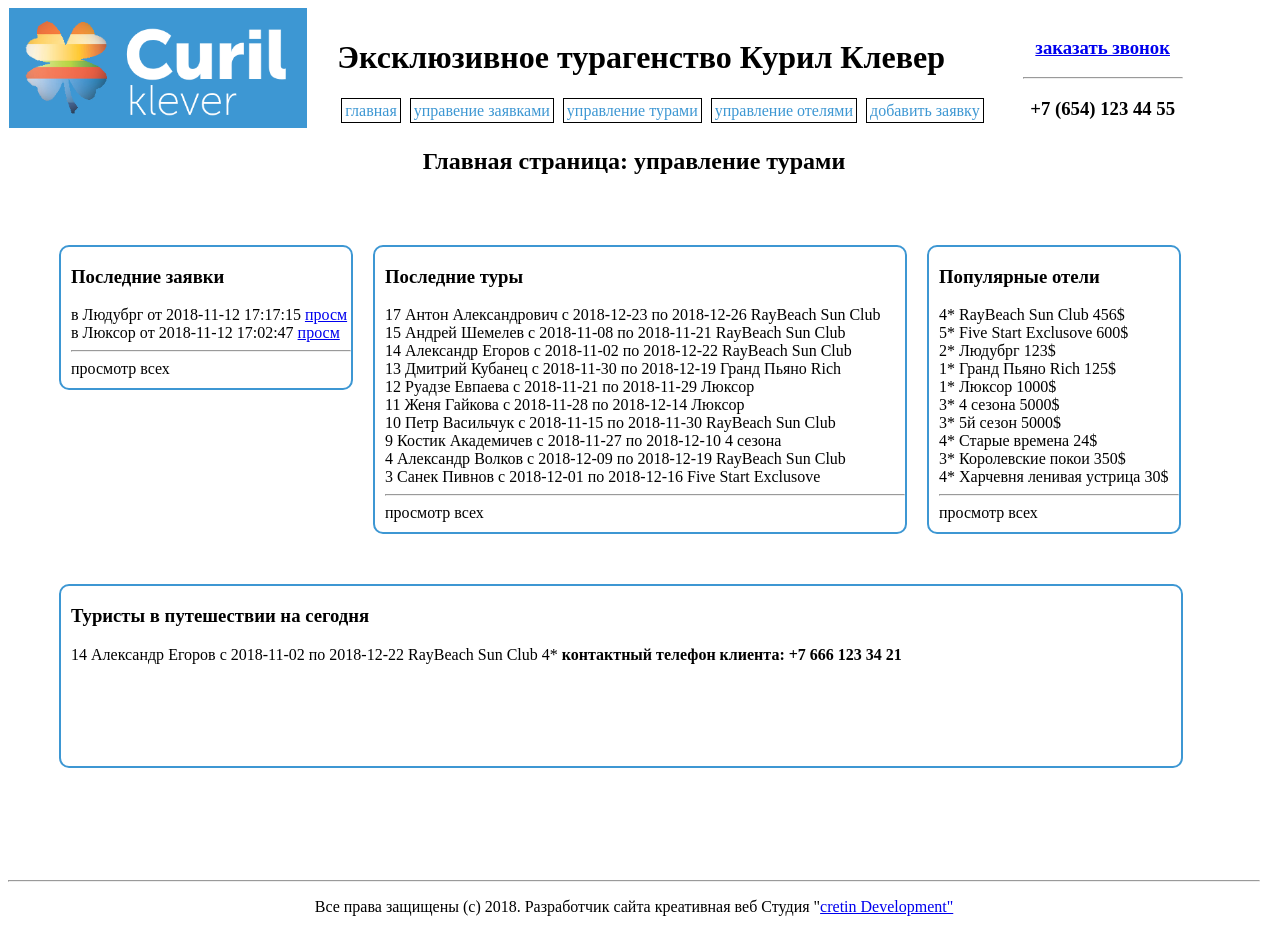
The page / on the database its author committed.
### tables this page shows
CREATE TABLE IF NOT EXISTS `orders` (
  `orderid` int(11) NOT NULL AUTO_INCREMENT,
  `OrderName` text NOT NULL,
  `order_registration_date` timestamp NOT NULL DEFAULT CURRENT_TIMESTAMP,
  `person_id` int(11) NOT NULL,
  `hotel_id` int(11) NOT NULL,
  `date_arrival` datetime NOT NULL DEFAULT '0000-00-00 00:00:00',
  `date_departure` datetime NOT NULL DEFAULT '0000-00-00 00:00:00',
  PRIMARY KEY (`orderid`),
  KEY `person_id` (`person_id`),
  KEY `hotel_id` (`hotel_id`),
  KEY `orderid` (`orderid`)
);

CREATE TABLE IF NOT EXISTS `Hotels` (
  `id` int(11) NOT NULL AUTO_INCREMENT,
  `name` varchar(60) NOT NULL,
  `addres` varchar(120) NOT NULL,
  `price` int(11) NOT NULL,
  `stars_rate` int(11) NOT NULL,
  `location` int(11) NOT NULL,
  PRIMARY KEY (`id`),
  UNIQUE KEY `id_2` (`id`),
  KEY `location` (`location`),
  KEY `id` (`id`)
);

CREATE TABLE IF NOT EXISTS `tours` (
  `id` int(11) NOT NULL AUTO_INCREMENT,
  `name` varchar(11) NOT NULL,
  `client_id` int(11) NOT NULL,
  `hotel_id` int(11) NOT NULL,
  `begin_date` datetime NOT NULL,
  `end_date` datetime NOT NULL,
  `comment` text NOT NULL,
  `price` int(11) NOT NULL,
  `pay_status` int(11) NOT NULL,
  PRIMARY KEY (`id`),
  KEY `hotel_id` (`hotel_id`),
  KEY `client_id` (`client_id`)
);

CREATE TABLE IF NOT EXISTS `clients` (
  `id` int(11) NOT NULL AUTO_INCREMENT,
  `first_name` varchar(20) NOT NULL,
  `second_name` varchar(20) NOT NULL,
  `age` int(11) NOT NULL,
  `sex` int(11) NOT NULL,
  `phone` text NOT NULL,
  `email` text NOT NULL,
  `passport_data` varchar(200) NOT NULL,
  PRIMARY KEY (`id`),
  UNIQUE KEY `id_2` (`id`),
  KEY `id` (`id`),
  KEY `id_3` (`id`)
);

### index.php (the view, shortened to what this page needs)
<html>
	<head>
		<? require "head.php"; ?>
	</head>
	<body>
		<header>
			<?php
				require "header.php";
			?>
		</header>
		<div class="page">
			<div style="text-align: center">
				<h2>Главная страница: управление турами</h2>
			</div>
			<div id="preview1stline">
				<div class="preview" id="LastOrders">
					<h3>Последние заявки</h3>
					<?
					$link = mysqli_connect($host, $user, $password, $database)
					or die("Ошибка " . mysqli_error($link));
					$query ="SELECT
						orders.orderid AS order_id,
						clients.first_name AS person_first_name,
						clients.second_name AS person_second_name,
						hotels.name AS hotel_name,
						order_registration_date as reg_date
						FROM orders
							INNER JOIN clients
								ON person_id = clients.id
							INNER JOIN hotels
								ON hotel_id = hotels.id
						ORDER BY  orders.order_registration_date DESC
						LIMIT 6";
					$result = mysqli_query($link, $query) or die("Ошибка " . mysqli_error($link));
					if($result)
					{
						while($row = mysqli_fetch_array($result))
						{
							?>
							<div > <p class="ordershortview">
							<?
								echo 'в '.$row['hotel_name'].' от '.$row['reg_date'];
							?>
							<a href="controlorder.php?id=<? echo $row['order_id'] ?>">просм</a>
							</p></div>
							<?
						}
					}
					?>
					<hr>
					<a  class="allitemslink" href="allorders.php">просмотр всех</a>
				</div>
				<div class="preview" id="LastTours">
					<h3>Последние туры</h3>
					<?
						$link = mysqli_connect($host, $user, $password, $database)
						or die("Ошибка " . mysqli_error($link));
						$query =
						"SELECT
							tours.id AS id,
							clients.first_name AS person_first_name,
							clients.second_name AS person_second_name,
							hotels.name AS hotel_name,
							tours.begin_date AS begin_date,
							tours.end_date AS end_date,
							tours.comment AS comment,
							tours.price AS price,
							tours.pay_status AS pay_status
						FROM
							tours
						INNER JOIN clients ON client_id = clients.id
						INNER JOIN hotels ON hotel_id = hotels.id
						ORDER BY tours.id DESC
						LIMIT 10";
						$result = mysqli_query($link, $query) or die("Ошибка " . mysqli_error($link));
						if($result)
						{
							while($row = mysqli_fetch_array($result))
							{
								?>
								<div>
									<a class="tour_link" href="edittour.php?tourid=<?echo $row['id'];?>">
									<p class="tourpreview">
										<? echo $row['id'].' ';
											echo $row['person_first_name'].' '.$row['person_second_name'].' с ';
											echo date('Y-m-d', strtotime($row['begin_date'])).' по ';
											echo date('Y-m-d', strtotime($row['end_date'])).' ';
											echo $row['hotel_name']; ?></p>
									</a>
								</div>
								<?
							}
						}
					?>
					<hr>
					<a href="tours.php"  class="allitemslink"> просмотр всех </a>
				</div>
				<div class="preview" id="TopHotels">
					<h3>Популярные отели</h3>
					<?
					$link = mysqli_connect($host, $user, $password, $database)
					or die("Ошибка " . mysqli_error($link));
					$query ="SELECT * FROM hotels LIMIT 10";
					$result = mysqli_query($link, $query) or die("Ошибка " . mysqli_error($link));
					if($result)
					{
						while($row = mysqli_fetch_array($result))
						{
							?>
							<div>
							<a class="tour_link" href="edithotels.php?id=<?echo $hotel['0']?>">
							<?
								echo $row['stars_rate'].'* '.$row['name'].' '.$row['price'].'$' ;
							?>
							</a>
							</div>
							<?
						}
					}
					?>
					<hr>
					<a href="hotels.php" class="allitemslink"> просмотр всех </a>
				</div>
				<div id="touristtraveltoday">
					<h3>Туристы в путешествии на сегодня</h3>
					<?
						$link = mysqli_connect($host, $user, $password, $database)
						or die("Ошибка " . mysqli_error($link));
						$query =
						"SELECT
							tours.id AS id,
							clients.first_name AS person_first_name,
							clients.second_name AS person_second_name,
							clients.phone AS phone,
							hotels.name AS hotel_name,
							hotels.stars_rate AS stars_rate,
							tours.begin_date AS begin_date,
							tours.end_date AS end_date,
							tours.comment AS comment,
							tours.price AS price,
							tours.pay_status AS pay_status
						FROM
							tours
						INNER JOIN
							clients ON client_id = clients.id
						INNER JOIN
							hotels ON hotel_id = hotels.id
						WHERE
							tours.begin_date <=  NOW()  and tours.end_date >= NOW() and tours.pay_status = 2
						ORDER BY tours.id DESC";
						$result = mysqli_query($link, $query) or die("Ошибка " . mysqli_error($link));
						if($result)
						{
							while($row = mysqli_fetch_array($result))
							{
								?>
								<div>
									<a class="tour_link" href="edittour.php?tourid=<?echo $row['id'];?>">
									<p class="tourpreview">
										<?  echo $row['id'].' ';
											echo $row['person_first_name'].' '.$row['person_second_name'].' с ';
											echo date('Y-m-d', strtotime($row['begin_date'])).' по ';
											echo date('Y-m-d', strtotime($row['end_date'])).' ';
											echo $row['hotel_name'].' ';
											echo $row['stars_rate'].'* <b>контактный телефон клиента: ';
											echo $row['phone'].'</b>';
										?></p>
									</a>
								</div>
								<?
							}
								?>
								<?
						}
					?>
				</div>
			</div>
		</div>
		<footer>
			<?php
				require "footer.php";
			?>
		</footer>
	</body>
</html>

### style.css (style rules this page uses)
.page { width:1250px; margin:0 auto; }
#preview1stline { margin: 0 auto; overflow:auto; text-align: center; }
#preview1stline:after { content: ''; display: block; clear: both; }
.preview { border-style: solid; border-width: 2px; border-radius: 10px; border-color: rgb(61, 151, 211); float: left; margin-top: 50px; margin-right: 20px; text-align: left; padding-left: 10px; padding-bottom: 10px; }
#LastOrders { width: 280px; margin-left: 50px; }
#LastTours { width: 520px; }
#TopHotels { width: 240px; }
.ordershortview { white-space: nowrap; overflow: hidden; text-overflow: ellipsis; margin: 0px; }
.tour_link { color: black; text-decoration: none; }
.allitemslink { color: black; margin-bottom: 10px; text-decoration: none; }
.tourpreview { margin: 0px; white-space: nowrap; overflow: hidden; text-overflow: ellipsis; }
#touristtraveltoday { border-style: solid; border-width: 2px; border-radius: 10px; border-color: rgb(61, 151, 211); width: 1110px; min-height: 180px; margin:50px; float:left; text-align: left; padding-left: 10px; }

### rows shown on the page
orders: hotel.name "Людубрг", order_registration_date "2018-11-12 17:17:15"
orders: hotel.name "Люксор", order_registration_date "2018-11-12 17:02:47"
tours: id "17", client.first_name "Антон", client.second_name "Александрович", begin_date "2018-12-23", end_date "2018-12-26", hotel.name "RayBeach Sun Club"
tours: id "15", client.first_name "Андрей", client.second_name "Шемелев", begin_date "2018-11-08", end_date "2018-11-21", hotel.name "RayBeach Sun Club"
tours: id "14", client.first_name "Александр", client.second_name "Егоров", begin_date "2018-11-02", end_date "2018-12-22", hotel.name "RayBeach Sun Club", hotel.stars_rate "4", client.phone "+7 666 123 34 21"
tours: id "13", client.first_name "Дмитрий", client.second_name "Кубанец", begin_date "2018-11-30", end_date "2018-12-19", hotel.name "Гранд Пьяно Rich"
tours: id "12", client.first_name "Руадзе", client.second_name "Евпаева", begin_date "2018-11-21", end_date "2018-11-29", hotel.name "Люксор"
tours: id "11", client.first_name "Женя", client.second_name "Гайкова", begin_date "2018-11-28", end_date "2018-12-14", hotel.name "Люксор"
tours: id "10", client.first_name "Петр", client.second_name "Васильчук", begin_date "2018-11-15", end_date "2018-11-30", hotel.name "RayBeach Sun Club"
tours: id "9", client.first_name "Костик", client.second_name "Академичев", begin_date "2018-11-27", end_date "2018-12-10", hotel.name "4 сезона"
tours: id "4", client.first_name "Александр", client.second_name "Волков", begin_date "2018-12-09", end_date "2018-12-19", hotel.name "RayBeach Sun Club"
tours: id "3", client.first_name "Санек", client.second_name "Пивнов", begin_date "2018-12-01", end_date "2018-12-16", hotel.name "Five Start Exclusove"
hotels: stars_rate "4", name "RayBeach Sun Club", price "456"
hotels: stars_rate "5", name "Five Start Exclusove", price "600"
hotels: stars_rate "2", name "Людубрг", price "123"
hotels: stars_rate "1", name "Гранд Пьяно Rich", price "125"
hotels: stars_rate "1", name "Люксор", price "1000"
hotels: stars_rate "3", name "4 сезона", price "5000"
hotels: stars_rate "3", name "5й сезон", price "5000"
hotels: stars_rate "4", name "Старые времена", price "24"
hotels: stars_rate "3", name "Королевские покои", price "350"
hotels: stars_rate "4", name "Харчевня ленивая устрица", price "30"
